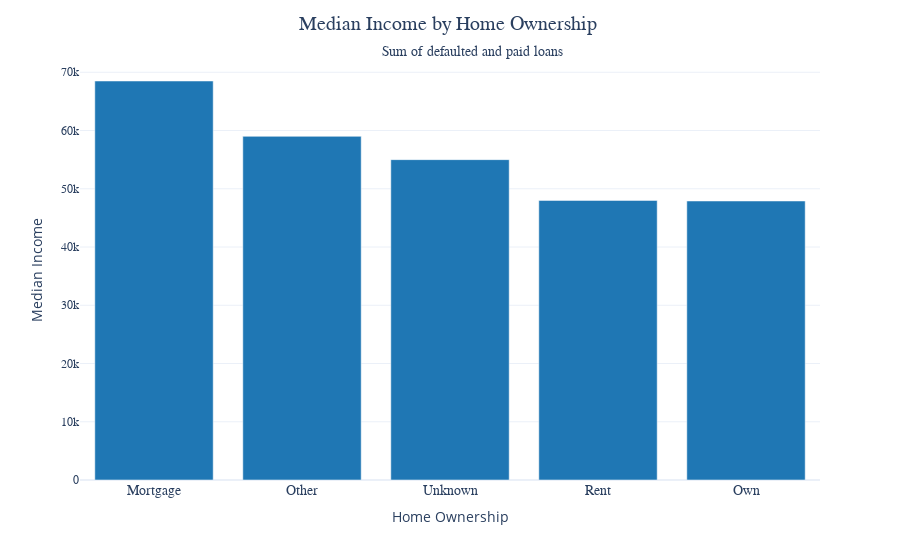

This figure's notebook cell:
### Code cell
def bar_plot(data, x, y, title, color, x_title, y_title):
  fig = px.bar(
    data, 
    x=x,
    y=y, 
    color_discrete_sequence=[color], 
    labels={ 
        'person_home_ownership': 'Home Ownership',
        'person_age': 'Age',
        'person_income': 'Median Income',
        'loan_amnt': 'Loan Amount',
        'loan_status': 'Loan Status',
      }
    )

  fig.update_layout(
    template='plotly_white',
    title=title,
    title_font_size=20,
    title_font_family='Fira Code',
    title_x=0.5,
  )

  fig.update_xaxes(
    title_text=x_title,
    tickfont=dict(
      family='Fira Code',
      size=14,
    )
  )

  fig.update_yaxes(
    title_text=y_title,
    tickfont=dict(
      family='Fira Code',
      size=12,
    )
  )

  fig.show()

aux = aux.sort_values('person_income', ascending=False)

bar_plot(
  data=aux, 
  x='person_home_ownership', 
  y='person_income', 
  x_title='Home Ownership',
  y_title='Median Income',
  color='#1f77b4',
  title='''Median Income by Home Ownership <br> 
  <span style=\'font-size: 14px\'> 
        Sum of defaulted and paid loans 
  </span>''', 
)

### Figure 1 — Plotly figure (JSON) as saved in the notebook; plotly's stock layout.template omitted (floating-point values rounded to 4 significant figures)
{"data": [{"alignmentgroup": "True", "hovertemplate": "Home Ownership=%{x}<br>Median Income=%{y}<extra></extra>", "legendgroup": "", "marker": {"color": "#1f77b4", "pattern": {"shape": ""}}, "name": "", "offsetgroup": "", "orientation": "v", "showlegend": false, "textposition": "auto", "type": "bar", "x": ["Mortgage", "Other", "Unknown", "Rent", "Own"], "xaxis": "x", "y": [68500, 59000, 55000, 48000, 47900], "yaxis": "y"}], "layout": {"barmode": "relative", "legend": {"tracegroupgap": 0}, "margin": {"t": 60}, "title": {"font": {"family": "Fira Code", "size": 20}, "text": "Median Income by Home Ownership <br> \n  <span style='font-size: 14px'> \n        Sum of defaulted and paid loans \n  </span>", "x": 0.5}, "xaxis": {"anchor": "y", "domain": [0, 1], "tickfont": {"family": "Fira Code", "size": 14}, "title": {"text": "Home Ownership"}}, "yaxis": {"anchor": "x", "domain": [0, 1], "tickfont": {"family": "Fira Code", "size": 12}, "title": {"text": "Median Income"}}}}
